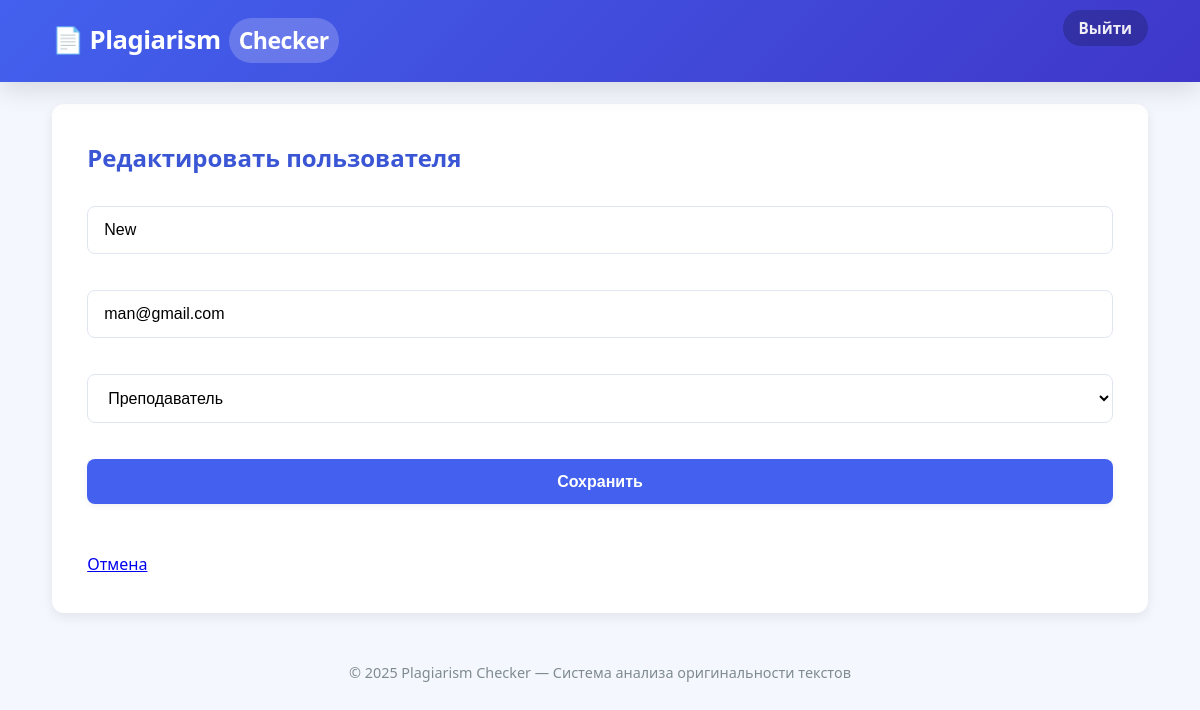
The page /admin/edit_user/4 (signed in) on the database its author committed.
### app/models.py (models this page shows)
class User(UserMixin, db.Model):
    __tablename__ = 'users'
    id = db.Column(db.Integer, primary_key=True)
    name = db.Column(db.String(100), nullable=False)
    email = db.Column(db.String(120), unique=True, nullable=False)
    role = db.Column(db.String(20), nullable=False)
    password_hash = db.Column(db.String(128), nullable=False)
    documents = db.relationship('SourceDocument', back_populates='user')
    reports = db.relationship('Report', back_populates='user')

### app/admin/routes.py (the view, shortened to what this page needs)
@bp.route('/edit_user/<int:user_id>', methods=['GET', 'POST'])
@login_required
def edit_user(user_id):
    user = get_user_by_id(user_id)
    if not user:
        flash('Пользователь не найден')
        return redirect(url_for('admin.user_list'))
    return render_template('admin/edit_user.html', user=user)

### app/admin/services.py (called while the page is built)
def get_user_by_id(user_id):
    return User.query.get(user_id)

### app/models.py (called while the page is built)
@login_manager.user_loader
def load_user(user_id):
    return User.query.get(int(user_id))

### app/templates/admin/edit_user.html (shortened to what this page needs)
{% extends "base.html" %}
{% block content %}
<h2>Редактировать пользователя</h2>
<form method="post">
  <p><input type="text" name="name" value="{{ user.name }}" required></p>
  <p><input type="email" name="email" value="{{ user.email }}" required></p>
  <p>
    <select name="role" required>
      <option value="teacher" {% if user.role == 'teacher' %}selected{% endif %}>Преподаватель</option>
    </select>
  </p>
  <button type="submit">Сохранить</button>
</form>
<a href="{{ url_for('admin.user_list') }}">Отмена</a>
{% endblock %}

### app/templates/base.html (style rules this page uses)
:root { --primary: #4361ee; --primary-light: #4895ef; --primary-dark: #3a56d4; --secondary: #3f37c9; --accent: #4cc9f0; --success: #2ecc71; --warning: #f39c12; --danger: #e74c3c; --light: #f8f9fa; --dark: #212529; --text: #2c3e50; --text-light: #7f8c8d; --bg: #ffffff; --bg-body: #f5f7ff; --border: #e0e6f0; --card-bg: #ffffff; --shadow-sm: 0 2px 6px rgba(0,0,0,0.06); --shadow: 0 4px 12px rgba(0,0,0,0.08); --shadow-lg: 0 8px 24px rgba(0,0,0,0.12); --radius: 12px; --radius-sm: 8px; --transition: all 0.3s cubic-bezier(0.25, 0.8, 0.25, 1); --font-main: 'Segoe UI', system-ui, -apple-system, 'Helvetica Neue', Arial, sans-serif; }
* { margin: 0; padding: 0; box-sizing: border-box; }
html { scroll-behavior: smooth; }
body { font-family: var(--font-main); background-color: var(--bg-body); color: var(--text); line-height: 1.6; padding-top: 80px; padding-bottom: 40px; min-height: 100vh; }
h1, h2, h3, h4 { margin-bottom: 1.2rem; color: var(--dark); font-weight: 700; }
h2 { font-size: 1.5rem; color: var(--primary-dark); }
p, ul, ol { margin-bottom: 1.1rem; color: var(--text); }
form { margin: 1.8rem 0; }
input, select, textarea, button { width: 100%; padding: 0.85rem 1rem; margin-bottom: 1.2rem; border: 1px solid var(--border); border-radius: var(--radius-sm); font-size: 1rem; background: white; transition: var(--transition); }
.btn, button[type="submit"], .btn-link { display: inline-block; text-align: center; text-decoration: none; font-weight: 600; cursor: pointer; border: none; border-radius: var(--radius-sm); padding: 0.85rem 1.4rem; font-size: 1rem; transition: var(--transition); background: var(--primary); color: white; box-shadow: var(--shadow-sm); }

### rows shown on the page
User: name "New", email "man@gmail.com", role "Преподаватель"
